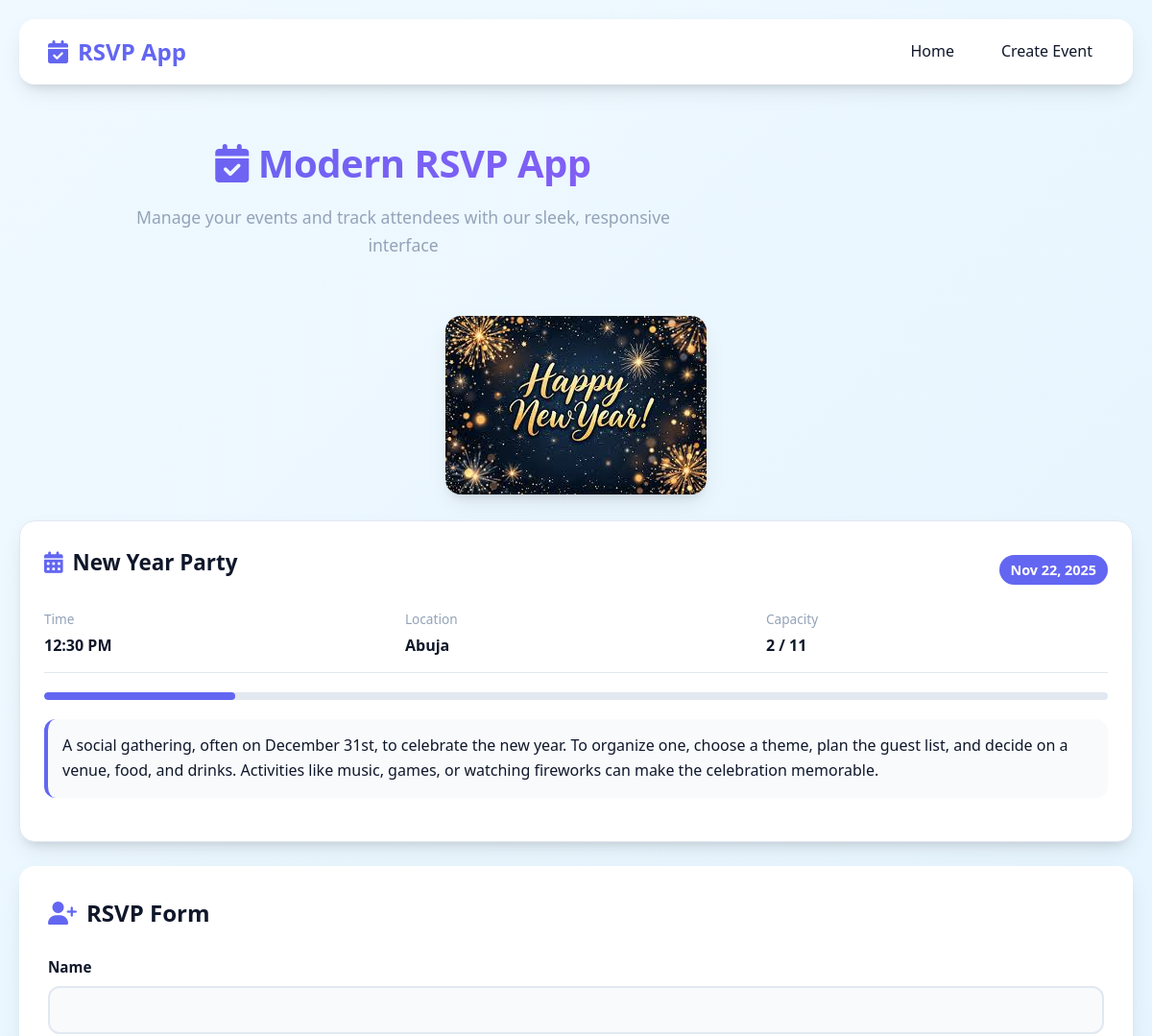
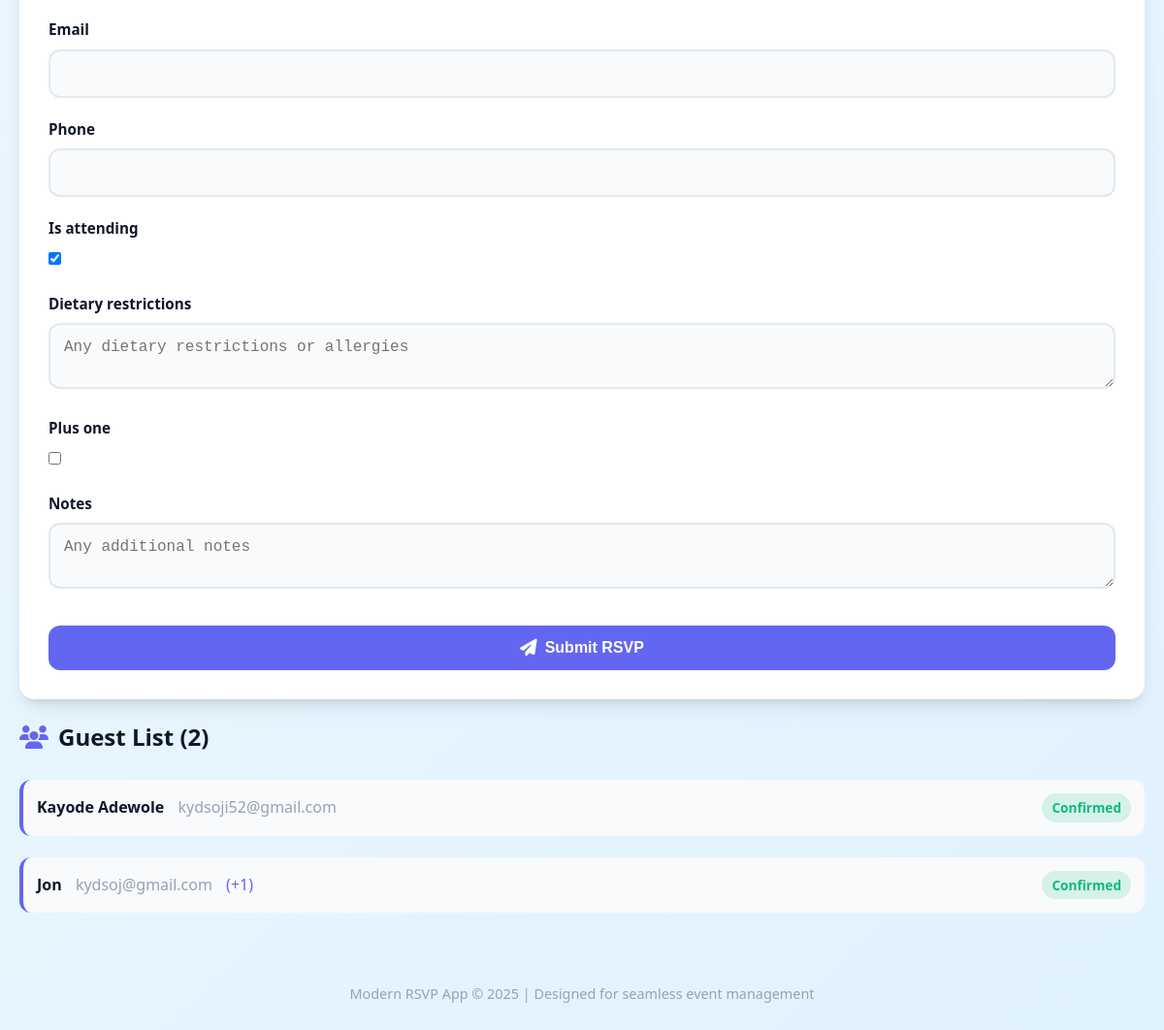
The page /event/6/ on the database its author committed (2 pictures, top to bottom).
### myapp/models.py (models this page shows, shortened)
class Event(models.Model):
    title = models.CharField(max_length=200)
    description = models.TextField()
    date = models.DateTimeField()
    location = models.CharField(max_length=300)
    max_attendees = models.PositiveIntegerField(default=100)
    event_image = models.ImageField(
        upload_to='event_images/',
        blank=True,
        null=True,
        validators=[FileExtensionValidator(['jpg', 'jpeg', 'png', 'gif'])]
    )
    created_at = models.DateTimeField(auto_now_add=True)
    @property
    def current_attendees(self):
        return self.attendees.filter(is_confirmed=True).count()
    @property
    def is_full(self):
        return self.current_attendees >= self.max_attendees
    @property
    def capacity_percentage(self):
        if self.max_attendees == 0:
            return 0
        return int((self.current_attendees / self.max_attendees) * 100)

class Attendee(models.Model):
    event = models.ForeignKey(Event, on_delete=models.CASCADE, related_name='attendees') # Ensure related_name is 'attendees'
    name = models.CharField(max_length=100)
    email = models.EmailField()
    phone = models.CharField(max_length=15, blank=True)
    is_attending = models.BooleanField(default=True)
    is_confirmed = models.BooleanField(default=False)
    dietary_restrictions = models.TextField(blank=True)
    plus_one = models.BooleanField(default=False)
    notes = models.TextField(blank=True)
    created_at = models.DateTimeField(auto_now_add=True)
    class Meta:
        unique_together = ['event', 'email']

### myapp/views.py (the view, shortened to what this page needs)
# urls.py: path('event/<int:event_id>/', views.event_detail, name='event_detail'),
def event_detail(request, event_id):
    event = get_object_or_404(Event, id=event_id)
    attendees = event.attendees.filter(is_confirmed=True).order_by('-created_at')
    is_nearly_full = event.current_attendees >= event.max_attendees * 0.9 and not event.is_full
    form = AttendeeForm(initial={'is_attending': True}, event=event)
    return render(request, 'rsvp/event_detail.html', {
        'event': event,
        'attendees': attendees,
        'form': form,
        'is_full': event.is_full,
        'is_nearly_full': is_nearly_full,
        'capacity_percentage': event.capacity_percentage
    })

### myapp/forms.py (shortened to what this page needs)
class AttendeeForm(forms.ModelForm):
    class Meta:
        model = Attendee
        fields = ['name', 'email', 'phone', 'is_attending', 'dietary_restrictions', 'plus_one', 'notes']
        widgets = {
            'dietary_restrictions': forms.Textarea(attrs={'rows': 2, 'placeholder': 'Any dietary restrictions or allergies', 'class': 'form-control'}),
            'notes': forms.Textarea(attrs={'rows': 2, 'placeholder': 'Any additional notes', 'class': 'form-control'}),
            'name': forms.TextInput(attrs={'class': 'form-control'}),
            'email': forms.EmailInput(attrs={'class': 'form-control'}),
            'phone': forms.TextInput(attrs={'class': 'form-control'}),
            'is_attending': forms.CheckboxInput(attrs={'class': 'form-check-input'}),
            'plus_one': forms.CheckboxInput(attrs={'class': 'form-check-input'}),
        }
    def __init__(self, *args, **kwargs):
        self.event = kwargs.pop('event', None)
        super().__init__(*args, **kwargs)

### myapp/templates/rsvp/event_detail.html (shortened to what this page needs)
{% extends 'rsvp/base.html' %}
{% block content %}
<div class="events-section">
    {% if event.event_image %}
        <div style="text-align: center; margin-bottom: 20px;">
            <img src="{{ event.event_image.url }}" alt="{{ event.title }}"
                 style="max-width: 100%; max-height: 400px; object-fit: cover; border-radius: var(--border-radius);
                        box-shadow: var(--shadow);">
        </div>
    {% endif %}
    <div class="event-card">
        <div class="event-header">
            <h3><i class="fas fa-calendar-alt"></i> {{ event.title }}</h3>
            <span class="event-date">{{ event.date|date:"M d, Y" }}</span>
        </div>
        <div class="event-info">
            <div class="info-item">
                <span class="info-label">Time</span>
                <span class="info-value">{{ event.date|date:"g:i A" }}</span>
            </div>
            <div class="info-item">
                <span class="info-label">Location</span>
                <span class="info-value">{{ event.location }}</span>
            </div>
            <div class="info-item">
                <span class="info-label">Capacity</span>
                <span class="info-value">{{ event.current_attendees }} / {{ event.max_attendees }}</span>
            </div>
        </div>
        <div class="capacity-bar">
            <div class="capacity-fill" style="width: {{ event.capacity_percentage }}%"></div>
        </div>
        <div class="event-description" style="margin: 20px 0; padding: 15px; background-color: #f8fafc; border-radius: 12px; border-left: 4px solid var(--primary);">
            <p style="margin: 0; color: var(--dark);">{{ event.description }}</p>
        </div>
    </div>
    <div class="form-section">
        <h2 class="section-title"><i class="fas fa-user-plus"></i> RSVP Form</h2>
        {% if event.is_full %}
            <div class="alert alert-error">
                <i class="fas fa-exclamation-circle"></i>
                <div>
                    <strong>Registration Closed!</strong> This event is currently full.
                </div>
            </div>
        {% else %}
            <form method="post">
                {% for field in form %}
                    <div class="form-group">
                        <label for="{{ field.id_for_label }}">{{ field.label }}</label>
                        {{ field }}
                    </div>
                {% endfor %}
                <button type="submit" class="btn">
                    <i class="fas fa-paper-plane"></i> Submit RSVP
                </button>
            </form>
        {% endif %}
    </div>
    {% if attendees %}
        <div class="attendee-list">
            <h3 class="section-title"><i class="fas fa-users"></i> Guest List ({{ event.current_attendees }})</h3>
            <div style="display: grid; gap: 10px;">
                {% for attendee in attendees %}
                    <div class="attendee-item">
                        <div>
                            <span class="attendee-name">{{ attendee.name }}</span>
                            <span style="color: var(--gray); margin-left: 10px;">{{ attendee.email }}</span>
                            {% if attendee.plus_one %}<span style="color: var(--primary); margin-left: 10px;">(+1)</span>{% endif %}
                        </div>
                        <span class="attendee-status status-confirmed">Confirmed</span>
                    </div>
                {% endfor %}
            </div>
        </div>
    {% endif %}
</div>
{% endblock %}

### myapp/templates/rsvp/base.html (style rules this page uses)
:root { --primary: #6366f1; --primary-dark: #4f46e5; --secondary: #8b5cf6; --accent: #ec4899; --light: #f8fafc; --dark: #0f172a; --gray: #94a3b8; --success: #10b981; --warning: #f59e0b; --error: #ef4444; --card-bg: #ffffff; --border-radius: 16px; --shadow: 0 10px 25px -5px rgba(0, 0, 0, 0.1), 0 8px 10px -6px rgba(0, 0, 0, 0.1); --transition: all 0.3s ease; }
* { margin: 0; padding: 0; box-sizing: border-box; }
body { font-family: 'Segoe UI', system-ui, -apple-system, sans-serif; background: linear-gradient(135deg, #f0f9ff, #e0f2fe); color: var(--dark); line-height: 1.6; padding: 20px; min-height: 100vh; display: flex; justify-content: center; align-items: flex-start; }
.form-section { background: var(--card-bg); border-radius: var(--border-radius); padding: 30px; box-shadow: var(--shadow); transition: var(--transition); width: 100%; }
.section-title { font-size: 1.5rem; margin-bottom: 25px; color: var(--dark); display: flex; align-items: center; gap: 10px; }
.section-title i { color: var(--primary); }
.form-group { margin-bottom: 20px; }
.form-group label { display: block; margin-bottom: 8px; font-weight: 600; color: var(--dark); font-size: 0.95rem; }
.form-control { width: 100%; padding: 14px; border: 2px solid #e2e8f0; border-radius: 12px; font-size: 1rem; transition: var(--transition); background-color: #f8fafc; }
.btn { display: inline-flex; align-items: center; justify-content: center; gap: 8px; background-color: var(--primary); color: white; padding: 14px 24px; border: none; border-radius: 12px; cursor: pointer; font-size: 1rem; font-weight: 600; transition: var(--transition); width: 100%; margin-top: 10px; text-decoration: none; }
.btn i { font-size: 1.1rem; }
.event-card { background: var(--card-bg); border-radius: var(--border-radius); padding: 25px; margin-bottom: 25px; box-shadow: var(--shadow); transition: var(--transition); border: 1px solid #e2e8f0; width: 100%; }
.event-card h3 { font-size: 1.4rem; margin-bottom: 15px; color: var(--dark); display: flex; align-items: center; gap: 10px; }
.event-card h3 i { color: var(--primary); }
.event-info { display: flex; flex-wrap: wrap; gap: 20px; margin-bottom: 20px; padding-bottom: 15px; border-bottom: 1px solid #e2e8f0; }
.info-item { display: flex; flex-direction: column; flex: 1; min-width: 150px; }
.info-label { font-size: 0.85rem; color: var(--gray); margin-bottom: 4px; }
.info-value { font-weight: 600; color: var(--dark); }
.attendee-list { margin-top: 20px; }
.attendee-item { padding: 14px; background: #f8fafc; margin-bottom: 12px; border-radius: 12px; display: flex; justify-content: space-between; align-items: center; border-left: 4px solid var(--primary); transition: var(--transition); width: 100%; }
.attendee-name { font-weight: 600; color: var(--dark); }
.attendee-status { padding: 4px 10px; border-radius: 20px; font-size: 0.85rem; font-weight: 600; }
.status-confirmed { background: rgba(16, 185, 129, 0.15); color: var(--success); }
.capacity-bar { height: 8px; background: #e2e8f0; border-radius: 4px; margin: 15px 0; overflow: hidden; width: 100%; }
.capacity-fill { height: 100%; background: var(--primary); border-radius: 4px; }
.event-header { display: flex; justify-content: space-between; align-items: center; margin-bottom: 15px; }
.event-date { background: var(--primary); color: white; padding: 4px 12px; border-radius: 20px; font-size: 0.9rem; font-weight: 600; }

### rows shown on the page
Event: event_image (picture), title "New Year Party", date "Nov 22, 2025", date "12:30 PM", location "Abuja", current_attendees "2", max_attendees "11", description "A social gathering, often on December 31st, to celebrate the new year. To organize one, choose a theme, plan the guest list, and decide on a venue, food, and drinks. Activities like music, games, or watching fireworks can make the celebration memorable."
Attendee: name "Kayode Adewole", email "kydsoji52@gmail.com"
Attendee: name "Jon", email "kydsoj@gmail.com", plus_one "(+1)"

### other values the page prints
{{ field.label }} "Name" "Email" "Phone" "Is attending" "Dietary restrictions" "Plus one" "Notes"
